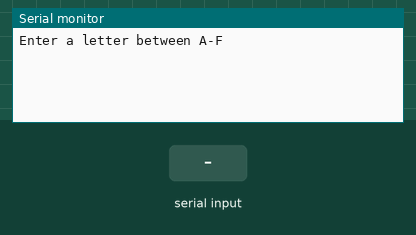
This sketch was run on a simulated Arduino Uno, built with avr-gcc and run on an emulated ATmega328P. On the bench: the last lines printed to the serial monitor. Inputs (shaded band) come from the test bench.

Above: at 1.2 s.
1.3 s: "A" received over Serial
At 1.7 s:
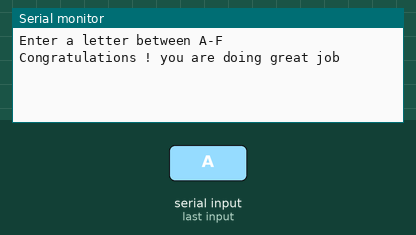
2.8 s: "B" received over Serial
At 4.0 s:
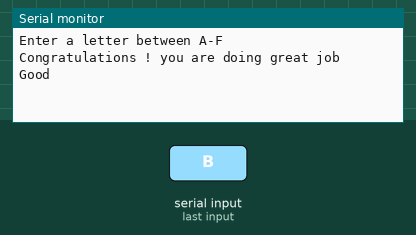
4.3 s: "C" received over Serial
At 5.2 s:
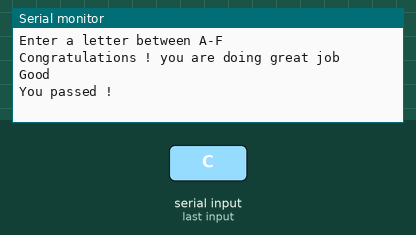
5.8 s: "D" received over Serial
At 6.4 s:
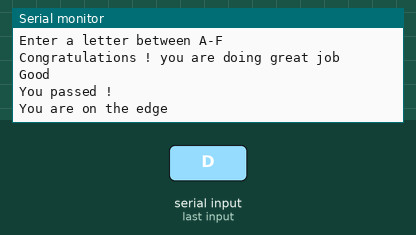
7.3 s: "F" received over Serial
At 8.7 s:
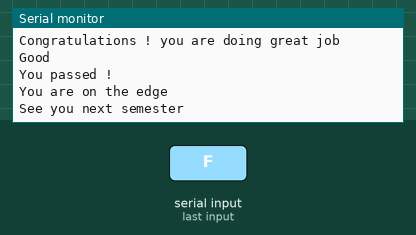

The sketch:

Switch.ino
```cpp
void setup() {
  Serial.begin(9600);
  Serial.println("Enter a letter between A-F ");

}

void loop() {
  char C;
  while(true)
  {
  if(Serial.available()>0)
  {
    C = Serial.read();
    C = toupper(C);
    switch(C)
    {
      case 'A':
        Serial.println("Congratulations ! you are doing great job ");
        break;
      case 'B':
        Serial.println("Good ");
        break;
      case 'C':
        Serial.println("You passed !");
        break;
      case 'D':
        Serial.println("You are on the edge ");
        break;
      case 'F':
        Serial.println("See you next semester ");
        break;
       default:
        Serial.println("Someting went wrong ");
        break;


    }
  }
 }

}
```

Measured:
- after the input at 1.3 s, the serial monitor: prints a new line at once (image 1)
- after the input at 2.8 s, the serial monitor: prints a new line at once (image 2)
- after the input at 4.3 s, the serial monitor: prints a new line at once (image 3)
- after the input at 5.8 s, the serial monitor: prints a new line at once (image 4)
- after the input at 7.3 s, the serial monitor: prints a new line at once (image 5)
